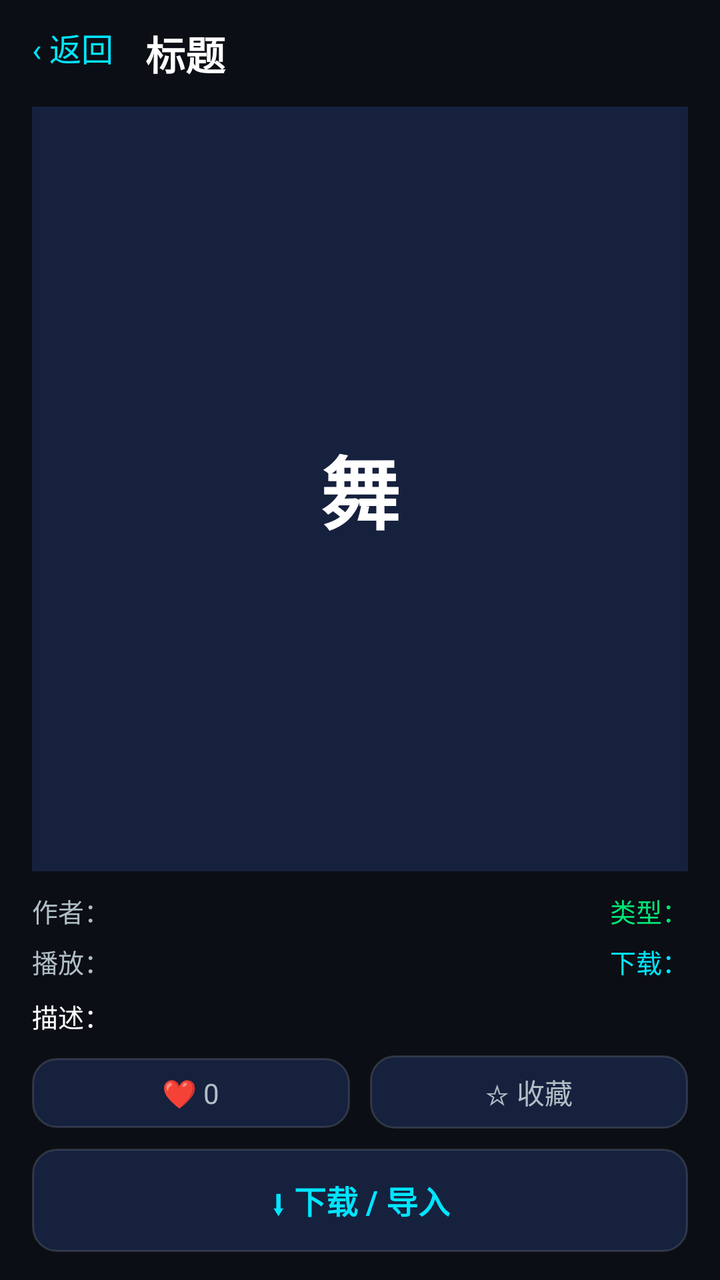
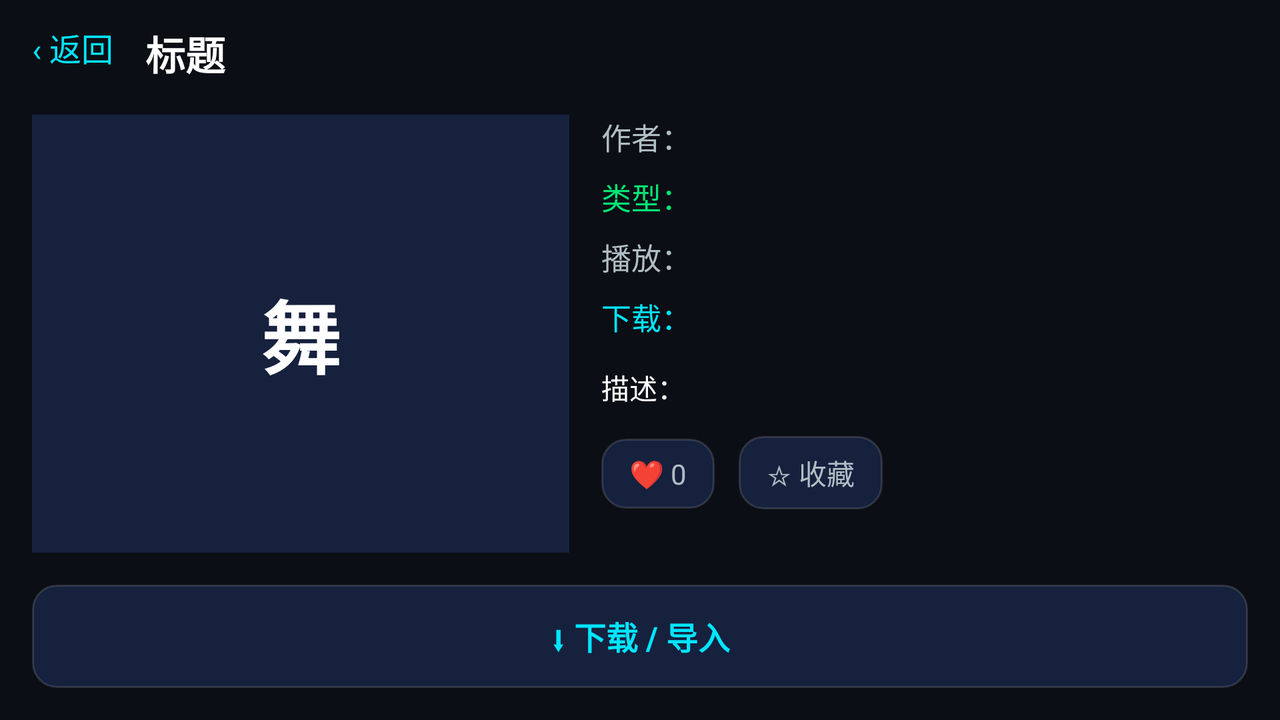

Two renders of one Android screen. The first uses the default layout on a phone; the second uses the alternative layout the repository ships for a different screen configuration, on a matching device. The two XML files are below.
<!-- AndroidManifest.xml: application theme Theme.DanceCoach -->
<!-- res/layout/activity_market_detail.xml -->
<?xml version="1.0" encoding="utf-8"?>
<androidx.constraintlayout.widget.ConstraintLayout
    xmlns:android="http://schemas.android.com/apk/res/android"
    xmlns:app="http://schemas.android.com/apk/res-auto"
    android:layout_width="match_parent"
    android:layout_height="match_parent"
    android:background="@color/bg">

    <TextView
        android:id="@+id/btnBack"
        android:layout_width="wrap_content"
        android:layout_height="wrap_content"
        android:layout_marginStart="16dp"
        android:layout_marginTop="12dp"
        android:text="‹ 返回"
        android:textColor="@color/accent"
        android:textSize="16sp"
        app:layout_constraintTop_toTopOf="parent"
        app:layout_constraintStart_toStartOf="parent" />

    <TextView
        android:id="@+id/titleText"
        android:layout_width="0dp"
        android:layout_height="wrap_content"
        android:layout_marginStart="16dp"
        android:layout_marginEnd="16dp"
        android:layout_marginTop="12dp"
        android:textColor="@color/textPrimary"
        android:textSize="20sp"
        android:textStyle="bold"
        android:text="标题"
        android:singleLine="true"
        android:ellipsize="end"
        app:layout_constraintTop_toTopOf="parent"
        app:layout_constraintStart_toEndOf="@id/btnBack"
        app:layout_constraintEnd_toEndOf="parent" />

    
    <FrameLayout
        android:id="@+id/cover"
        android:layout_width="0dp"
        android:layout_height="0dp"
        android:layout_marginStart="16dp"
        android:layout_marginEnd="16dp"
        android:layout_marginTop="12dp"
        android:background="@color/cardBg"
        app:layout_constraintTop_toBottomOf="@id/titleText"
        app:layout_constraintBottom_toTopOf="@id/infoPanel"
        app:layout_constraintStart_toStartOf="parent"
        app:layout_constraintEnd_toEndOf="parent">

        <VideoView
            android:id="@+id/detailVideo"
            android:layout_width="match_parent"
            android:layout_height="match_parent"
            android:visibility="gone" />

        <TextView
            android:id="@+id/coverText"
            android:layout_width="match_parent"
            android:layout_height="match_parent"
            android:gravity="center"
            android:textColor="#FFFFFF"
            android:textSize="40sp"
            android:textStyle="bold"
            android:text="舞" />

        <ImageView
            android:id="@+id/detailPlayPause"
            android:layout_width="56dp"
            android:layout_height="56dp"
            android:layout_gravity="center"
            android:padding="12dp"
            android:background="@drawable/play_pause_bg"
            android:src="@android:drawable/ic_media_play"
            android:visibility="gone" />

        
        <ProgressBar
            android:id="@+id/detailLoading"
            style="?android:attr/progressBarStyleLarge"
            android:layout_width="wrap_content"
            android:layout_height="wrap_content"
            android:layout_gravity="center"
            android:indeterminateTint="@color/accent"
            android:visibility="gone" />
    </FrameLayout>

    
    <LinearLayout
        android:id="@+id/infoPanel"
        android:layout_width="0dp"
        android:layout_height="wrap_content"
        android:orientation="vertical"
        android:layout_marginStart="16dp"
        android:layout_marginEnd="16dp"
        android:layout_marginTop="10dp"
        app:layout_constraintTop_toBottomOf="@id/cover"
        app:layout_constraintStart_toStartOf="parent"
        app:layout_constraintEnd_toEndOf="parent">

        <LinearLayout
            android:layout_width="match_parent"
            android:layout_height="wrap_content"
            android:orientation="horizontal">

            <TextView
                android:id="@+id/authorText"
                android:layout_width="0dp"
                android:layout_height="wrap_content"
                android:layout_weight="1"
                android:textColor="@color/textSecondary"
                android:textSize="13sp"
                android:text="作者：" />

            <TextView
                android:id="@+id/typeText"
                android:layout_width="wrap_content"
                android:layout_height="wrap_content"
                android:textColor="@color/success"
                android:textSize="13sp"
                android:text="类型：" />
        </LinearLayout>

        <LinearLayout
            android:layout_width="match_parent"
            android:layout_height="wrap_content"
            android:orientation="horizontal"
            android:layout_marginTop="6dp">

            <TextView
                android:id="@+id/playText"
                android:layout_width="0dp"
                android:layout_height="wrap_content"
                android:layout_weight="1"
                android:textColor="@color/textSecondary"
                android:textSize="13sp"
                android:text="播放：" />

            <TextView
                android:id="@+id/downloadText"
                android:layout_width="wrap_content"
                android:layout_height="wrap_content"
                android:textColor="@color/accent"
                android:textSize="13sp"
                android:text="下载：" />
        </LinearLayout>

        <TextView
            android:id="@+id/descText"
            android:layout_width="match_parent"
            android:layout_height="wrap_content"
            android:layout_marginTop="8dp"
            android:textColor="@color/textPrimary"
            android:textSize="13sp"
            android:text="描述：" />

        <LinearLayout
            android:layout_width="match_parent"
            android:layout_height="wrap_content"
            android:orientation="horizontal"
            android:layout_marginTop="10dp">

            <TextView
                android:id="@+id/btnLikeDetail"
                android:layout_width="0dp"
                android:layout_height="wrap_content"
                android:layout_weight="1"
                android:paddingHorizontal="14dp"
                android:paddingVertical="8dp"
                android:gravity="center"
                android:background="@drawable/library_card_bg"
                android:textColor="@color/textSecondary"
                android:textSize="14sp"
                android:text="❤ 0" />

            <TextView
                android:id="@+id/btnFavDetail"
                android:layout_width="0dp"
                android:layout_height="wrap_content"
                android:layout_weight="1"
                android:layout_marginStart="10dp"
                android:paddingHorizontal="14dp"
                android:paddingVertical="8dp"
                android:gravity="center"
                android:background="@drawable/library_card_bg"
                android:textColor="@color/textSecondary"
                android:textSize="14sp"
                android:text="☆ 收藏" />
        </LinearLayout>
    </LinearLayout>

    <TextView
        android:id="@+id/btnDownload"
        android:layout_width="0dp"
        android:layout_height="wrap_content"
        android:layout_marginStart="16dp"
        android:layout_marginEnd="16dp"
        android:layout_marginTop="10dp"
        android:layout_marginBottom="14dp"
        android:paddingVertical="14dp"
        android:gravity="center"
        android:background="@drawable/library_card_bg"
        android:text="⬇ 下载 / 导入"
        android:textColor="@color/accent"
        android:textSize="16sp"
        android:textStyle="bold"
        app:layout_constraintTop_toBottomOf="@id/infoPanel"
        app:layout_constraintBottom_toBottomOf="parent"
        app:layout_constraintStart_toStartOf="parent"
        app:layout_constraintEnd_toEndOf="parent" />

</androidx.constraintlayout.widget.ConstraintLayout>
<!-- resources referenced by this layout -->
<resources>
  <color name="accent">#00E5FF</color>
  <color name="bg">#0B0E14</color>
  <color name="cardBg">#16213E</color>
  <color name="success">#00E676</color>
  <color name="textPrimary">#FFFFFF</color>
  <color name="textSecondary">#B0BEC5</color>
  <!-- drawable library_card_bg (drawable) -->
  <?xml version="1.0" encoding="utf-8"?>
  <shape xmlns:android="http://schemas.android.com/apk/res/android"
      android:shape="rectangle">
      <solid android:color="@color/cardBg" />
      <corners android:radius="12dp" />
      <stroke android:width="1dp" android:color="#22FFFFFF" />
  </shape>
  <style name="Theme.DanceCoach" parent="Theme.AppCompat.NoActionBar">
          <item name="android:windowFullscreen">true</item>
          <item name="android:statusBarColor">#0B0E14</item>
          <item name="android:windowBackground">@color/bg</item>
      </style>
</resources>
<!-- res/layout-land/activity_market_detail.xml (the repository's variant of the layout above) -->
<!-- drawn on the phone turned sideways -->
<?xml version="1.0" encoding="utf-8"?>
<androidx.constraintlayout.widget.ConstraintLayout
    xmlns:android="http://schemas.android.com/apk/res/android"
    xmlns:app="http://schemas.android.com/apk/res-auto"
    android:layout_width="match_parent"
    android:layout_height="match_parent"
    android:background="@color/bg">

    <TextView
        android:id="@+id/btnBack"
        android:layout_width="wrap_content"
        android:layout_height="wrap_content"
        android:layout_marginStart="16dp"
        android:layout_marginTop="12dp"
        android:text="‹ 返回"
        android:textColor="@color/accent"
        android:textSize="16sp"
        app:layout_constraintTop_toTopOf="parent"
        app:layout_constraintStart_toStartOf="parent" />

    <TextView
        android:id="@+id/titleText"
        android:layout_width="0dp"
        android:layout_height="wrap_content"
        android:layout_marginStart="16dp"
        android:layout_marginEnd="16dp"
        android:layout_marginTop="12dp"
        android:textColor="@color/textPrimary"
        android:textSize="20sp"
        android:textStyle="bold"
        android:text="标题"
        app:layout_constraintTop_toTopOf="parent"
        app:layout_constraintStart_toEndOf="@id/btnBack"
        app:layout_constraintEnd_toEndOf="parent" />

    <FrameLayout
        android:id="@+id/cover"
        android:layout_width="0dp"
        android:layout_height="0dp"
        android:layout_marginStart="16dp"
        android:layout_marginTop="16dp"
        android:layout_marginBottom="16dp"
        android:background="@color/cardBg"
        app:layout_constraintTop_toBottomOf="@id/titleText"
        app:layout_constraintBottom_toTopOf="@id/btnDownload"
        app:layout_constraintStart_toStartOf="parent"
        app:layout_constraintEnd_toStartOf="@id/infoPanel"
        app:layout_constraintWidth_percent="0.42">

        <VideoView
            android:id="@+id/detailVideo"
            android:layout_width="match_parent"
            android:layout_height="match_parent"
            android:visibility="gone" />

        <TextView
            android:id="@+id/coverText"
            android:layout_width="match_parent"
            android:layout_height="match_parent"
            android:gravity="center"
            android:textColor="#FFFFFF"
            android:textSize="40sp"
            android:textStyle="bold"
            android:text="舞" />

        <ImageView
            android:id="@+id/detailPlayPause"
            android:layout_width="56dp"
            android:layout_height="56dp"
            android:layout_gravity="center"
            android:padding="12dp"
            android:background="@drawable/play_pause_bg"
            android:src="@android:drawable/ic_media_play"
            android:visibility="gone" />

        
        <ProgressBar
            android:id="@+id/detailLoading"
            style="?android:attr/progressBarStyleLarge"
            android:layout_width="wrap_content"
            android:layout_height="wrap_content"
            android:layout_gravity="center"
            android:indeterminateTint="@color/accent"
            android:visibility="gone" />
    </FrameLayout>

    <LinearLayout
        android:id="@+id/infoPanel"
        android:layout_width="0dp"
        android:layout_height="0dp"
        android:orientation="vertical"
        android:layout_marginStart="16dp"
        android:layout_marginEnd="16dp"
        android:layout_marginTop="16dp"
        android:layout_marginBottom="16dp"
        app:layout_constraintTop_toBottomOf="@id/titleText"
        app:layout_constraintBottom_toTopOf="@id/btnDownload"
        app:layout_constraintStart_toEndOf="@id/cover"
        app:layout_constraintEnd_toEndOf="parent">

        <TextView
            android:id="@+id/authorText"
            android:layout_width="match_parent"
            android:layout_height="wrap_content"
            android:textColor="@color/textSecondary"
            android:textSize="15sp"
            android:text="作者：" />

        <TextView
            android:id="@+id/typeText"
            android:layout_width="match_parent"
            android:layout_height="wrap_content"
            android:layout_marginTop="8dp"
            android:textColor="@color/success"
            android:textSize="15sp"
            android:text="类型：" />

        <TextView
            android:id="@+id/playText"
            android:layout_width="match_parent"
            android:layout_height="wrap_content"
            android:layout_marginTop="8dp"
            android:textColor="@color/textSecondary"
            android:textSize="15sp"
            android:text="播放：" />

        <TextView
            android:id="@+id/downloadText"
            android:layout_width="match_parent"
            android:layout_height="wrap_content"
            android:layout_marginTop="8dp"
            android:textColor="@color/accent"
            android:textSize="15sp"
            android:text="下载：" />

        <TextView
            android:id="@+id/descText"
            android:layout_width="match_parent"
            android:layout_height="wrap_content"
            android:layout_marginTop="14dp"
            android:textColor="@color/textPrimary"
            android:textSize="14sp"
            android:text="描述：" />

        <LinearLayout
            android:layout_width="match_parent"
            android:layout_height="wrap_content"
            android:orientation="horizontal"
            android:layout_marginTop="14dp">

            <TextView
                android:id="@+id/btnLikeDetail"
                android:layout_width="wrap_content"
                android:layout_height="wrap_content"
                android:paddingHorizontal="14dp"
                android:paddingVertical="8dp"
                android:background="@drawable/library_card_bg"
                android:textColor="@color/textSecondary"
                android:textSize="14sp"
                android:text="❤ 0" />

            <TextView
                android:id="@+id/btnFavDetail"
                android:layout_width="wrap_content"
                android:layout_height="wrap_content"
                android:layout_marginStart="12dp"
                android:paddingHorizontal="14dp"
                android:paddingVertical="8dp"
                android:background="@drawable/library_card_bg"
                android:textColor="@color/textSecondary"
                android:textSize="14sp"
                android:text="☆ 收藏" />
        </LinearLayout>
    </LinearLayout>

    <TextView
        android:id="@+id/btnDownload"
        android:layout_width="0dp"
        android:layout_height="wrap_content"
        android:layout_marginStart="16dp"
        android:layout_marginEnd="16dp"
        android:layout_marginBottom="16dp"
        android:paddingVertical="14dp"
        android:gravity="center"
        android:background="@drawable/library_card_bg"
        android:text="⬇ 下载 / 导入"
        android:textColor="@color/accent"
        android:textSize="16sp"
        android:textStyle="bold"
        app:layout_constraintBottom_toBottomOf="parent"
        app:layout_constraintStart_toStartOf="parent"
        app:layout_constraintEnd_toEndOf="parent" />

</androidx.constraintlayout.widget.ConstraintLayout>
